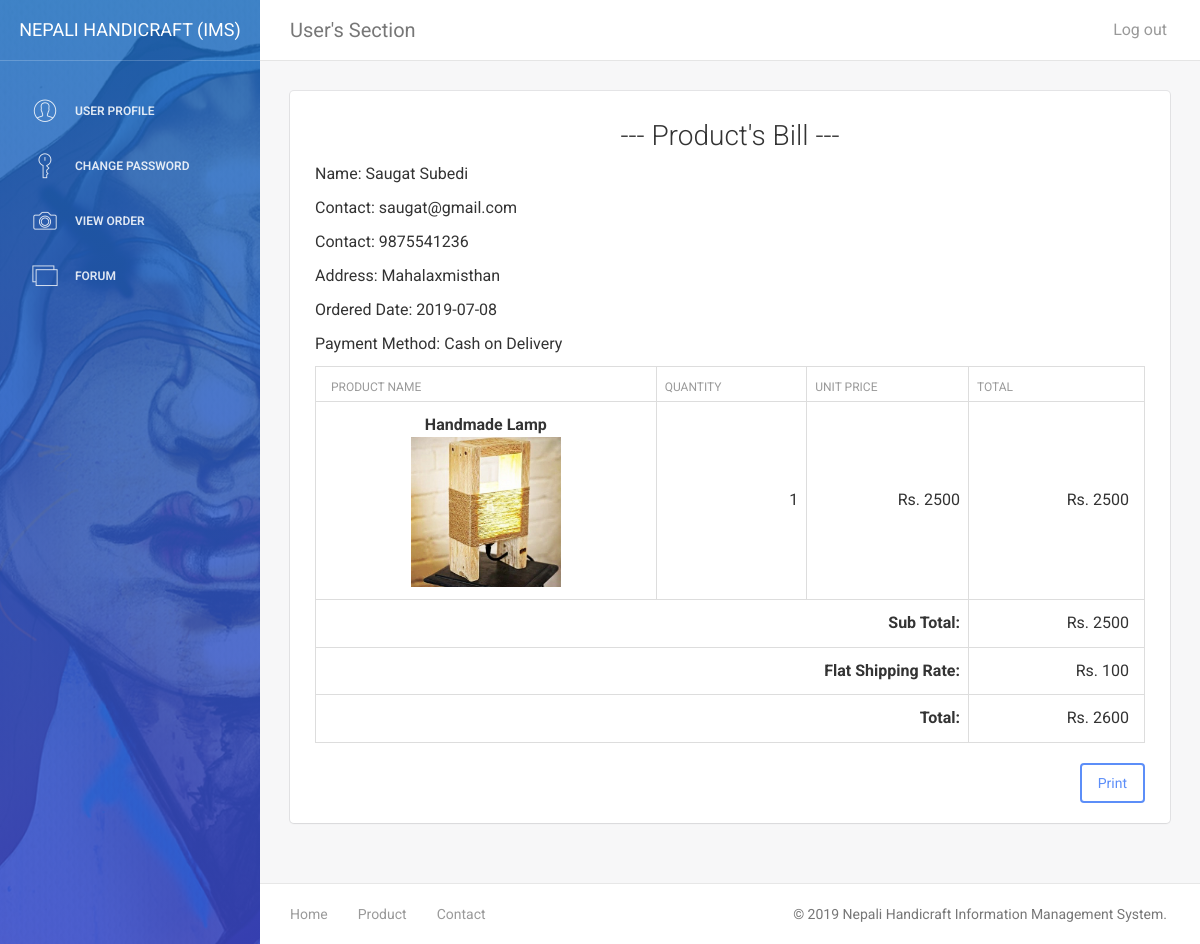
The page /user/view-bill.php?view=2 (signed in) on the database its author committed.
### tables this page shows
CREATE TABLE `tbl_order` (
  `o_id` int(11) NOT NULL,
  `u_id` int(11) NOT NULL,
  `p_id` int(11) NOT NULL,
  `date` date NOT NULL
);

CREATE TABLE `tbl_register_user` (
  `u_id` int(11) NOT NULL,
  `fname` varchar(50) NOT NULL,
  `lname` varchar(255) NOT NULL,
  `e_mail` varchar(255) NOT NULL,
  `telephone` bigint(50) NOT NULL,
  `address` varchar(255) NOT NULL,
  `city` varchar(255) NOT NULL,
  `country` varchar(50) NOT NULL,
  `region` varchar(50) NOT NULL,
  `gender` enum('Male','Female','Other','') NOT NULL,
  `password` varchar(255) NOT NULL,
  `confirm_password` varchar(255) NOT NULL
);

CREATE TABLE `tbl_product` (
  `p_id` int(11) NOT NULL,
  `p_name` varchar(255) NOT NULL,
  `p_image` varchar(255) NOT NULL,
  `p_description` text NOT NULL,
  `p_price` double NOT NULL,
  `p_disprice` double NOT NULL
);

### user/order-list-1.php (called while the page is built)
<?php
    $orderID = $_GET['view'];
    $servername = "localhost";
    $username = "root";
    $password = "";
    $dbname = "00174648_devishbaidawarchhetri_cp";
    $conn = new mysqli($servername, $username, $password, $dbname);
    $sql = "SELECT o.o_id, o.date, u.u_id, u.fname, u.lname, u.e_mail, u.telephone, u.address, p.p_name, p.p_description, p.p_price, p.p_disprice, p.p_image
    FROM tbl_order o, tbl_register_user u, tbl_product p
    WHERE o.u_id = u.u_id AND o.p_id = p.p_id AND o.o_id = $orderID
    ORDER BY o.o_id;";
    $result =$conn->query($sql);
    $output = $result->fetch_assoc();
?>

### user/view-bill.php (the view, shortened to what this page needs)
<?php
    require 'order-list-1.php';
?>
<!doctype html>
<html lang="en">
<head>
    <link href="assets/css/bootstrap.min.css" rel="stylesheet" />
    <link href="assets/css/animate.min.css" rel="stylesheet"/>
    <link href="assets/css/light-bootstrap-dashboard.css?v=1.4.0" rel="stylesheet"/>
    <link href="assets/css/demo.css" rel="stylesheet" />
    <link href="http://maxcdn.bootstrapcdn.com/font-awesome/4.2.0/css/font-awesome.min.css" rel="stylesheet">
    <link href="assets/css/pe-icon-7-stroke.css" rel="stylesheet" />
</head>
<body>
<div class="wrapper">
    <?php include ('user-sidebar.php'); ?>
    <div class="main-panel">
    <?php include ('user-nav.php'); ?>
        <div class="content">
            <div class="container-fluid">
                <div class="row">
                <div class="col-lg-12">
                    <div class="card" id="bill" style="padding: 10px 25px 60px;">
                        <div class="card-body">
                        <h3 class="text-center mb-4">--- Product's Bill ---</h3>
                            <p>Name: <?php echo $output['fname'] . " " . $output['lname'] ; ?><span></span></p>
                            <p>Contact: <?php echo $output['e_mail']; ?><br></p>
                            <p>Contact: <?php echo $output['telephone']; ?><br></p>
                            <p>Address: <?php echo $output['address']; ?><br></p>
                            <p>Ordered Date: <?php echo $output['date']; ?><br></p>
                            <p>Payment Method: Cash on Delivery </p>
                            <table class="table table-bordered">
                                <thead class="text-center">
                                    <tr>
                                        <th scope="col">Product Name</th>
                                        <th scope="col">Quantity</th>
                                        <th scope="col">Unit Price</th>
                                        <th scope="col">Total</th>
                                    </tr>
                                </thead>
                                <tbody class="text-right">
                                    <tr>
                                        <th scope="row" class="text-center"><?php echo $output['p_name'] . "<br>" ;?><img style="height: 150px; width: auto;" src="../images/product-images/<?php echo $output['p_image']; ?>"></th>
                                        <td>1</td>
                                        <td>Rs. <?php echo $output['p_disprice']; ?></td>
                                        <td>Rs. <?php echo $output['p_disprice']; ?></td>
                                    </tr>
                                    <tr>
                                        <th colspan="3" scope="row" class="text-right">Sub Total:</th>
                                        <td>Rs. <?php echo $output['p_disprice']; ?></td>
                                    </tr>
                                    <tr>
                                        <th colspan="3" scope="row" class="text-right">Flat Shipping Rate:</th>
                                        <td>Rs. <?php echo $p = 100; ?></td>
                                    </tr>
                                    <tr>
                                        <th colspan="3" scope="row" class="text-right">Total:</th>
                                        <td>Rs. <?php echo $output['p_disprice'] + $p; ?></td>
                                    </tr>
                                </tbody>
                            </table>
                            <p style="float:right;">
                            <button class="btn btn-primary" id="print" onclick="printContent('bill');" >Print</button>
                            </p>
                        </div>
                    </div>
                </div>
            </div>
            </div>
        </div>
        <footer class="footer">
            <div class="container-fluid">
                <nav class="pull-left">
                    <ul>
                        <li>
                            <a href="../index.php">
                                Home
                            </a>
                        </li>
                        <li>
                            <a href="../products.php">
                                Product
                            </a>
                        </li>
                        <li>
                            <a href="../contact.php">
                                Contact
                            </a>
                        </li>
                    </ul>
                </nav>
                <p class="copyright pull-right">
                    &copy; <script>document.write(new Date().getFullYear())</script> Nepali Handicraft Information Management System.
                </p>
            </div>
        </footer>
    </div>
</div>
</body>
</html>

### rows shown on the page
tbl_order: u.fname "Saugat", u.lname "Subedi", u.e_mail "saugat@gmail.com", u.telephone "9875541236", u.address "Mahalaxmisthan", date "2019-07-08", p.p_name "Handmade Lamp", p.p_image (picture), p.p_disprice "2500", $output['p_disprice'] + $p "2600"

### other values the page prints
$p = 100 "100"
